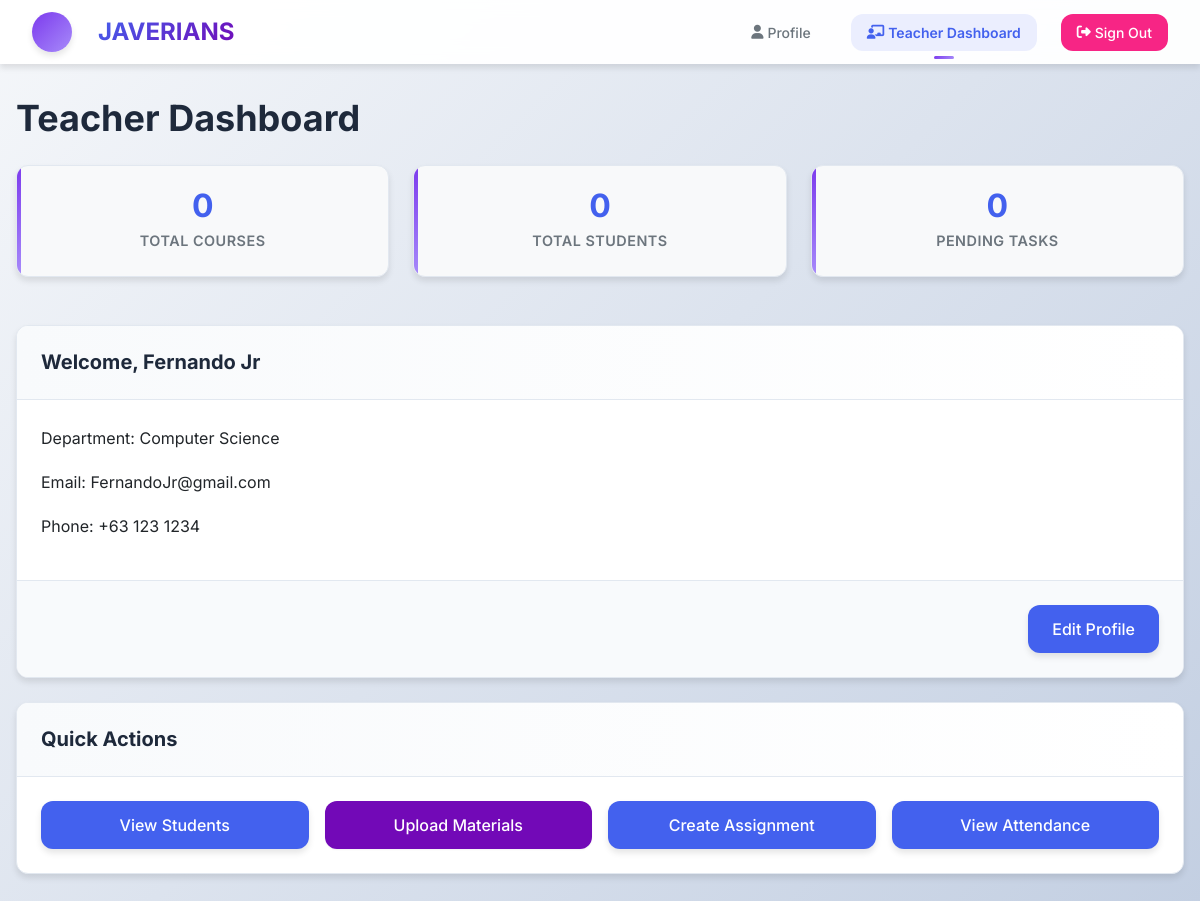
Screenshot of /php/teacher_dashboard.php (signed in) with the database file from the repository.
### tables this page shows
CREATE TABLE `teachers` (
  `id` int(11) NOT NULL,
  `teacher_id` varchar(50) NOT NULL,
  `first_name` varchar(100) NOT NULL,
  `last_name` varchar(100) NOT NULL,
  `email` varchar(255) NOT NULL,
  `phone` varchar(20) DEFAULT NULL,
  `department` varchar(100) NOT NULL,
  `password` varchar(255) NOT NULL,
  `profile_picture` varchar(500) DEFAULT NULL,
  `created_at` timestamp NOT NULL DEFAULT current_timestamp(),
  `updated_at` timestamp NOT NULL DEFAULT current_timestamp() ON UPDATE current_timestamp()
);

### php/config/database.php (called while the page is built)
<?php
return [
    'host' => getenv('DB_HOST') ?: 'localhost',
    'dbname' => getenv('DB_NAME') ?: 'student_management',
    'username' => getenv('DB_USER') ?: 'root',
    'password' => getenv('DB_PASS') ?: '',
    'charset' => 'utf8mb4'
];
?>

### php/classes/Teacher.php (called while the page is built, shortened)
<?php
require_once __DIR__ . '/Database.php';
class Teacher {
    private $conn;
    private $table_name = "teachers";
    public function __construct() {
        $database = new Database();
        $this->conn = $database->getConnection();
    }
    public function getByTeacherId(string $teacher_id): ?array {
        $query = "SELECT * FROM {$this->table_name} WHERE teacher_id = :teacher_id LIMIT 1";
        $stmt = $this->conn->prepare($query);
        $stmt->bindValue(":teacher_id", $this->sanitizeInput($teacher_id));
        $stmt->execute();
        return $stmt->fetch() ?: null;
    }
    private function sanitizeInput(string $input): string {
        return htmlspecialchars(strip_tags(trim($input)), ENT_QUOTES, 'UTF-8');
    }
}
?>

### php/classes/Database.php (called while the page is built, shortened)
<?php
require_once __DIR__ . '/../config/database.php';
class Database {
    private $config;
    public function __construct() {
        $this->config = require __DIR__ . '/../config/database.php';
    }
    public function getConnection(): PDO {
        try {
            $dsn = sprintf(
                "mysql:host=%s;dbname=%s;charset=%s",
                $this->config['host'],
                $this->config['dbname'],
                $this->config['charset']
            );
            $this->conn = new PDO(
                $dsn,
                $this->config['username'],
                $this->config['password'],
                [
                    PDO::ATTR_ERRMODE => PDO::ERRMODE_EXCEPTION,
                    PDO::ATTR_DEFAULT_FETCH_MODE => PDO::FETCH_ASSOC,
                    PDO::ATTR_EMULATE_PREPARES => false,
                    PDO::ATTR_STRINGIFY_FETCHES => false
                ]
            );
            return $this->conn;
        } catch (PDOException $exception) {
            error_log("Database connection error: " . $exception->getMessage());
            throw new Exception("Database connection failed. Please try again later.");
        }
    }
}
?>

### php/teacher_dashboard.php (the view, shortened to what this page needs)
<?php
require_once __DIR__ . '/classes/Teacher.php';
$teacher = new Teacher();
$teacherData = $teacher->getByTeacherId($_SESSION['user_id']);
?>
<!DOCTYPE html>
<html lang="en">
<head>
    <link rel="stylesheet" href="assets/css/style.css">
    <link rel="stylesheet" href="https://cdnjs.cloudflare.com/ajax/libs/font-awesome/6.4.0/css/all.min.css">
</head>
<body>
    <div class="header">
        <a href="index.php" class="header-logo">
            <div class="logo"></div>
            <div class="header-title">JAVERIANS</div>
        </a>
        <nav class="header-nav">
           <a href="profile.php"><i class="fas fa-user"></i> Profile</a>
            <a href="teacher_dashboard.php" class="active"><i class="fas fa-chalkboard-teacher"></i> Teacher Dashboard</a>
            <a href="signout.php" class="btn-danger"><i class="fas fa-sign-out-alt"></i> Sign Out</a>
        </nav>
    </div>
    <div class="container">
        <h1 style="margin-bottom: 1.5rem;">Teacher Dashboard</h1>
        <div class="stats-container">
            <div class="stat-card">
                <div class="stat-value">0</div>
                <div class="stat-label">Total Courses</div>
            </div>
            <div class="stat-card">
                <div class="stat-value">0</div>
                <div class="stat-label">Total Students</div>
            </div>
            <div class="stat-card">
                <div class="stat-value">0</div>
                <div class="stat-label">Pending Tasks</div>
            </div>
        </div>
        <div class="card" style="margin-top: 1.5rem;">
            <div class="card-header">
                <h3 class="card-title">Welcome, <?= htmlspecialchars($teacherData['first_name'] . ' ' . $teacherData['last_name'], ENT_QUOTES, 'UTF-8') ?></h3>
            </div>
            <div class="card-body">
                <p>Department: <?= htmlspecialchars($teacherData['department'], ENT_QUOTES, 'UTF-8') ?></p>
                <p>Email: <?= htmlspecialchars($teacherData['email'], ENT_QUOTES, 'UTF-8') ?></p>
                <p>Phone: <?= htmlspecialchars($teacherData['phone'] ?? 'Not provided', ENT_QUOTES, 'UTF-8') ?></p>
            </div>
            <div class="card-footer">
                <a href="profile.php" class="btn btn-primary">Edit Profile</a>
            </div>
        </div>
        <div class="card" style="margin-top: 1.5rem;">
            <div class="card-header">
                <h3 class="card-title">Quick Actions</h3>
            </div>
            <div class="card-body">
                <div style="display: grid; grid-template-columns: repeat(auto-fit, minmax(200px, 1fr)); gap: 1rem;">
                    <a href="#" class="btn btn-primary">View Students</a>
                    <a href="#" class="btn btn-secondary">Upload Materials</a>
                    <a href="#" class="btn btn-success">Create Assignment</a>
                    <a href="#" class="btn btn-info">View Attendance</a>
                </div>
            </div>
        </div>
    </div>
</body>
</html>

### php/teacher_dashboard.php (style rules this page uses)
:root { --primary: #4361ee; --primary-dark: #3a56d4; --secondary: #7209b7; --success: #4cc9f0; --danger: #f72585; --warning: #f8961e; --light: #f8f9fa; --dark: #212529; --gray: #6c757d; --light-gray: #e9ecef; --border-radius: 12px; --shadow: 0 4px 6px rgba(0, 0, 0, 0.1); --transition: all 0.3s ease; }
* { margin: 0; padding: 0; box-sizing: border-box; }
body { font-family: 'Inter', sans-serif; background: linear-gradient(135deg, #f5f7fa 0%, #c3cfe2 100%); min-height: 100vh; color: var(--dark); }
.header { background: rgba(255, 255, 255, 0.95); backdrop-filter: blur(10px); padding: 1rem 2rem; display: flex; justify-content: space-between; align-items: center; box-shadow: var(--shadow); position: sticky; top: 0; z-index: 100; }
.header-logo { display: flex; align-items: center; text-decoration: none; color: var(--dark); }
.logo { width: 40px; height: 40px; background: linear-gradient(135deg, var(--primary), var(--secondary)); border-radius: 8px; margin-right: 10px; }
.header-title { font-size: 1.5rem; font-weight: 700; background: linear-gradient(135deg, var(--primary), var(--secondary)); -webkit-background-clip: text; -webkit-text-fill-color: transparent; }
.header-nav { display: flex; align-items: center; gap: 1.5rem; }
.header-nav a { text-decoration: none; color: var(--gray); font-weight: 500; padding: 0.5rem 1rem; border-radius: var(--border-radius); transition: var(--transition); }
.header-nav a.active { color: var(--primary); background-color: rgba(67, 97, 238, 0.1); }
.btn-danger { background: var(--danger); color: white !important; }
.container { max-width: 1200px; margin: 2rem auto; padding: 0 1rem; }
.btn { display: inline-block; padding: 0.75rem 1.5rem; background: var(--primary); color: white; border: none; border-radius: var(--border-radius); font-weight: 500; cursor: pointer; transition: var(--transition); text-decoration: none; text-align: center; font-family: inherit; }
.btn-secondary { background: var(--secondary); }
.btn-primary { background: var(--primary); }
.stat-card { background: var(--light); padding: 1.5rem; border-radius: var(--border-radius); text-align: center; box-shadow: var(--shadow); transition: var(--transition); }
.stat-value { font-size: 2rem; font-weight: 700; color: var(--primary); margin-bottom: 0.5rem; }
.stat-label { color: var(--gray); font-size: 0.9rem; }

### rows the page displays
teachers: first_name+last_name "Fernando Jr", department "Computer Science", email "FernandoJr@gmail.com", phone "+63 123 1234"
